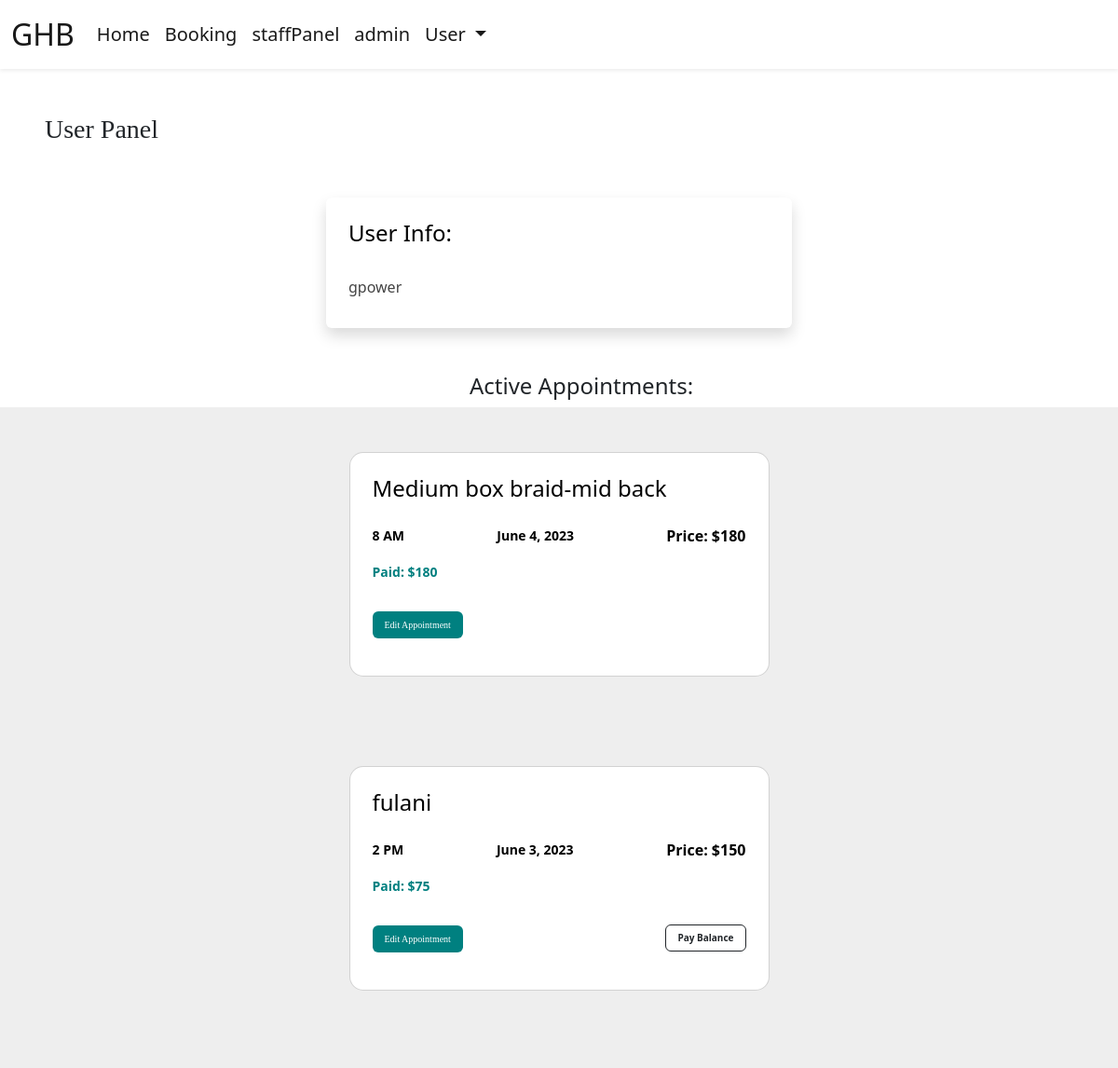
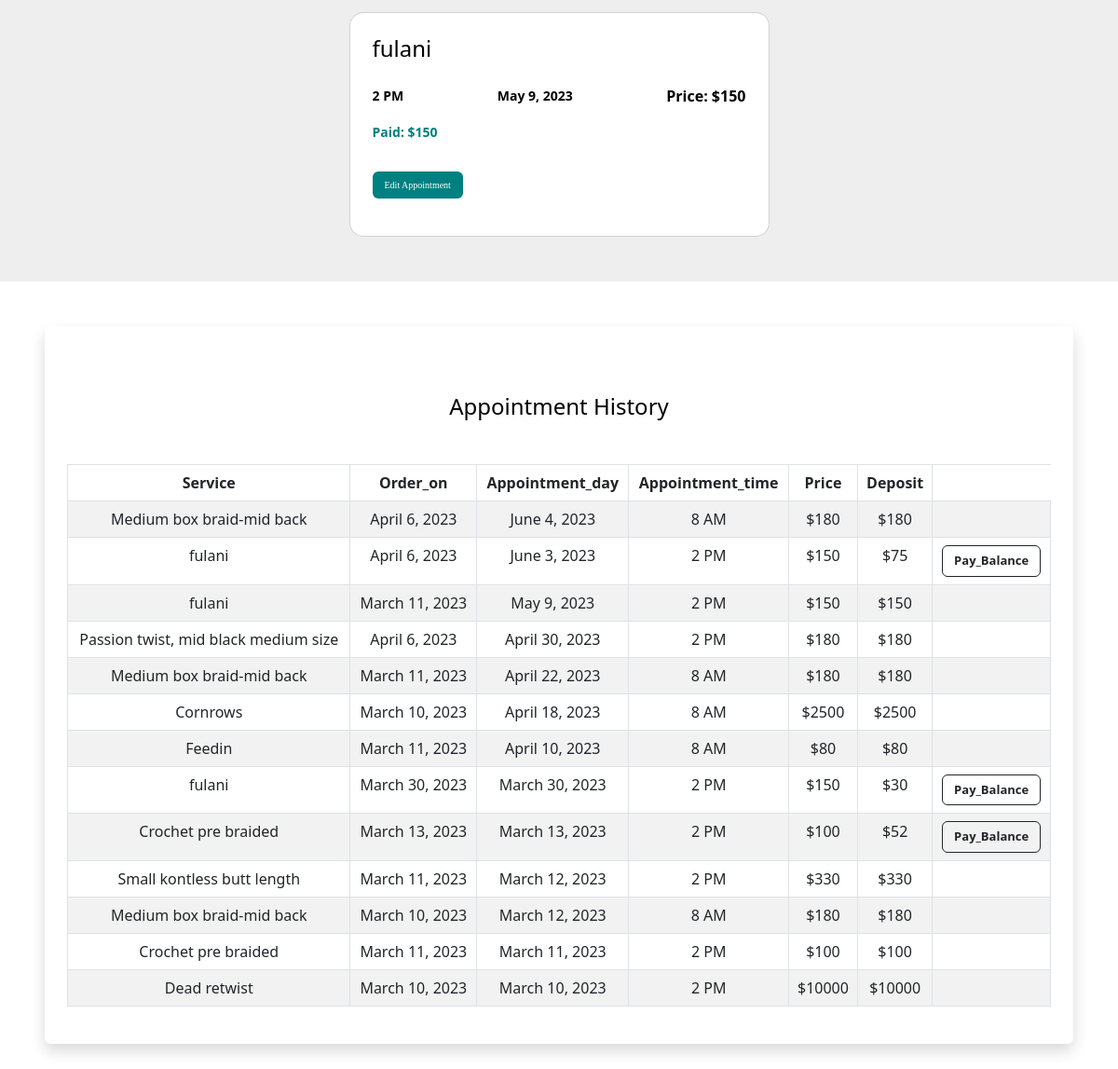
The page /user-panel (signed in) on the database its author committed (2 pictures, top to bottom).
### book/models.py (models this page shows, shortened)
class Appointment(models.Model):
    user = models.ForeignKey(User, on_delete=models.CASCADE, null=True, blank=True)
    service = models.CharField(max_length=50)
    day = models.DateField(default=datetime.now)
    time = models.CharField(max_length=10, choices=TIME_CHOICES, default="8 AM")
    deposit = models.IntegerField(null=True)
    price = models.IntegerField(null=True)
    time_ordered = models.DateTimeField(default=datetime.now)
    update_count = models.IntegerField(default=0, null=False)

### book/views.py (the view)
# urls.py: path('user-panel', views.userPanel, name='userPanel'),
@login_required
def userPanel(request):
    user = request.user
    now = datetime.now().date()
    appointments = Appointment.objects.filter(user=user,).order_by('-day', 'time')
    return render(request, 'userPanel.html', {
        'user':user,
        'appointments':appointments,
        'now': now,
    })

### templates/userPanel.html (shortened to what this page needs)
{% extends 'layout.html' %}
{% load static %}
{% block body %}
{% if user.is_authenticated %}
<h3 style="font-family: Trebuchet MS;" class=" ms-5 mt-5 ">User Panel</h3>
<div style="display: flex; justify-content:center">
    <div class="container shadow p-4 mb-5 bg-body bg-body rounded text-black  m-5" style="max-width: 500px; margin: 0 auto;">
        <h4 class="">User Info:</h4>
        <ul class="list-group fs-4 mt-3">
                <li style="color: #444; font-size: 12pt" class="list-group mt-2">{{ user.username }}</li>
        </ul>
    </div>
</div>
    {% if appointments.count > 0 %}
        <h4 style="display: flex; justify-content: center" class="ms-5">Active Appointments:</h4>
        {% for appointment in appointments %}
            {% if appointment.day >= now %}
            <section class="" style="background-color: #eee;">
                <div class="container py-5">
                    <div class="row d-flex justify-content-center align-items-center">
                        <div class="col col-md-9 col-lg-7 col-xl-5">
                            <div class="card" style="border-radius: 15px;">
                                <div class="card-body p-4 text-black">
                                    <div>
                                        <h4 class="mb-4">{{ appointment.service }}</h4>
                                        <div class="d-flex align-items-center justify-content-between mb-3">
                                            <p style="font-weight: 600;" class="small mb-0">{{ appointment.time }}</p>
                                            <p style="font-weight: 600;" class="small mb-0">{{ appointment.day }}</p>
                                            <p class="fw-bold mb-0">Price: ${{ appointment.price }}</p>
                                        </div>
                                        <div class="d-flex align-items-center justify-content-between mb-3">
                                            <p style="color: teal; font-weight: 700" class="small mb-0">Paid: ${{ appointment.deposit }}</p>
                                        </div>
                                        <div class="d-flex align-items-center justify-content-between mb-3" style="display: flex;">
                                            <a style="background-color: teal; font-family: Trebuchet MS; font-size: 10px;"  class="btn text-white mt-3 fPersian" href="{% url 'userUpdate' appointment.id %}">Edit Appointment</a>
                                            {% if appointment.deposit != appointment.price %}
                                            <p class="small mb-0"><a href="{% url 'paymentUpdate' appointment.id %}"><button style="font-weight:900; font-size: 10px; margin-top: 14px" class="btn btn-outline-dark">Pay Balance</button></a></p>
                                            {% endif %}
                                        </div>
                                </div>
                            </div>
                        </div>
                    </div>
                </div>
            </section>
            {% endif %}
        {% endfor %}
    {% endif %}
    {% if appointments.count > 0 %}
        <div class="mt-5 " style="margin-bottom: 200px;">
            <div class="shadow p-4 mb-5 bg-body bg-body rounded text-black  m-5 ">
                <h4 class="text-center mt-5 mb-5">Appointment History</h4>
                <div class="table-responsive">
                    <table class="table table-bordered table-striped table-hover mx-auto">
                        <thead>
                        <tr>
                            <th class="text-center" scope="col">Service</th>
                            <th class="text-center" scope="col">Order_on</th>
                            <th class="text-center" scope="col">Appointment_day</th>
                            <th class="text-center" scope="col">Appointment_time</th>
                            <th class="text-center" scope="col">Price</th>
                            <th class="text-center" scope="col">Deposit</th>
                        </tr>
                        </thead>
                        <tbody id="myTable">
                        {% for appointment in appointments %}
                        <tr>
                            <td class="text-center">{{ appointment.service }}</td>
                            <td class="text-center">{{ appointment.time_ordered.date }}</td>
                            <td class="text-center">{{ appointment.day }}</td>
                            <td class="text-center">{{ appointment.time}}</td>
                            <td class="text-center">${{ appointment.price }}</td>
                            <td class="text-center">${{ appointment.deposit }}</td>
                            {% if appointment.deposit == appointment.price %}
                            <td></td>
                            {% else %}
                            <td class="text-center"><a href="{% url 'paymentUpdate' appointment.id %}"><button style="font-size: small; font-weight:700" class="btn btn-outline-dark">Pay_Balance</button></a></td>
                            {% endif %}
                        </tr>
                        {% endfor %}
                        </tbody>
                    </table>
                    </div>
            </div>
        </div>
    {% endif %}
{% else %}
<div class="shadow p-4 mb-5 bg-body bg-body rounded text-black  m-5">
    <h1 class="p-2  ms-3">First Sign in!</h1>
    <a style="background-color: teal; color: #fff; font-family: Trebuchet MS;" href="{% url 'login' %}" class="btn btn-primary text-white">Sign in</a>
</div>
{% endif %}
{% endblock %}

### rows shown on the page
Appointment: service "Medium box braid-mid back", time "8 AM", day "June 4, 2023", price "180", deposit "180", time_ordered "April 6, 2023"
Appointment: service "fulani", time "2 PM", day "June 3, 2023", price "150", deposit "75", shows "Pay Balance", time_ordered "April 6, 2023", shows "Pay_Balance"
Appointment: service "fulani", time "2 PM", day "May 9, 2023", price "150", deposit "150", time_ordered "March 11, 2023"
Appointment: service "Passion twist, mid black medium size", time_ordered "April 6, 2023", day "April 30, 2023", time "2 PM", price "180", deposit "180"
Appointment: service "Medium box braid-mid back", time_ordered "March 11, 2023", day "April 22, 2023", time "8 AM", price "180", deposit "180"
Appointment: service "Cornrows", time_ordered "March 10, 2023", day "April 18, 2023", time "8 AM", price "2500", deposit "2500"
Appointment: service "Feedin", time_ordered "March 11, 2023", day "April 10, 2023", time "8 AM", price "80", deposit "80"
Appointment: service "fulani", time_ordered "March 30, 2023", day "March 30, 2023", time "2 PM", price "150", deposit "30", shows "Pay_Balance"
Appointment: service "Crochet pre braided", time_ordered "March 13, 2023", day "March 13, 2023", time "2 PM", price "100", deposit "52", shows "Pay_Balance"
Appointment: service "Small kontless butt length", time_ordered "March 11, 2023", day "March 12, 2023", time "2 PM", price "330", deposit "330"
Appointment: service "Medium box braid-mid back", time_ordered "March 10, 2023", day "March 12, 2023", time "8 AM", price "180", deposit "180"
Appointment: service "Crochet pre braided", time_ordered "March 11, 2023", day "March 11, 2023", time "2 PM", price "100", deposit "100"
Appointment: service "Dead retwist", time_ordered "March 10, 2023", day "March 10, 2023", time "2 PM", price "10000", deposit "10000"

### other values the page prints
{{ user.username }} "gpower"
